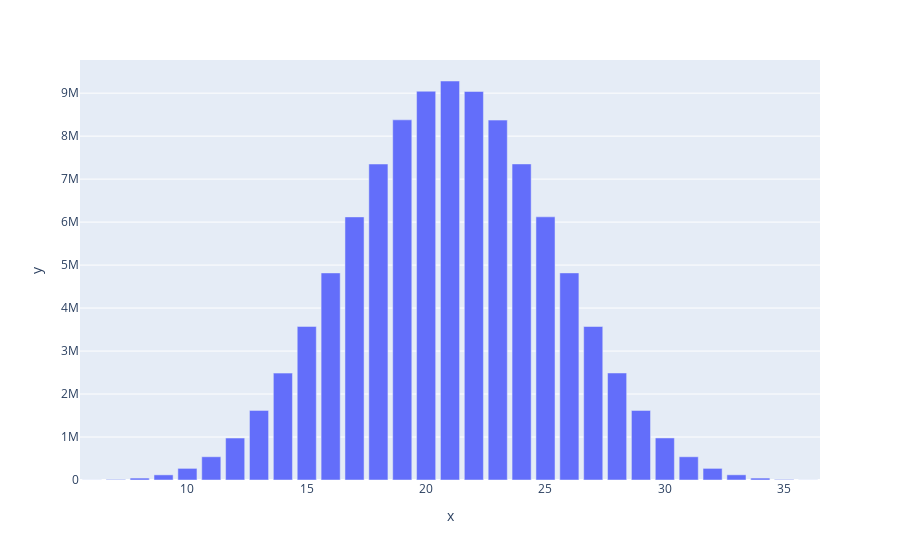

The notebook cell this image was saved under:
### Code cell
import plotly.express as px


import random
from collections import Counter

six_dices = [random.randint(1, 6) + random.randint(1, 6) + random.randint(1, 6) +
             random.randint(1, 6) + random.randint(1, 6) + random.randint(1, 6) for n in range(100_000)]
top_values = Counter(six_dices)
print(top_values)
fig = px.bar(x=top_values.keys(), y=top_values.values())
fig.show()

### Figure 1 — Plotly figure (JSON) as saved in the notebook; plotly's stock layout.template omitted (floating-point values rounded to 4 significant figures)
{"data": [{"alignmentgroup": "True", "hovertemplate": "x=%{x}<br>y=%{y}<extra></extra>", "legendgroup": "", "marker": {"color": "#636efa", "pattern": {"shape": ""}}, "name": "", "offsetgroup": "", "orientation": "v", "showlegend": false, "textposition": "auto", "type": "bar", "x": [21, 23, 31, 25, 10, 22, 9, 26, 24, 14, 28, 18, 17, 16, 27, 20, 12, 15, 11, 30, 19, 13, 29, 32, 33, 7, 34, 8, 35, 36, 6], "xaxis": "x", "y": [9282772, 8373179, 540561, 6122740, 270437, 9039100, 119698, 4818214, 7353410, 2486498, 2489566, 7351658, 6121064, 4817862, 3571116, 9044654, 976486, 3573103, 540840, 978123, 8379225, 1619658, 1619134, 270175, 120759, 12778, 44936, 44991, 12934, 2188, 2141], "yaxis": "y"}], "layout": {"barmode": "relative", "legend": {"tracegroupgap": 0}, "margin": {"t": 60}, "xaxis": {"anchor": "y", "domain": [0, 1], "title": {"text": "x"}}, "yaxis": {"anchor": "x", "domain": [0, 1], "title": {"text": "y"}}}}
